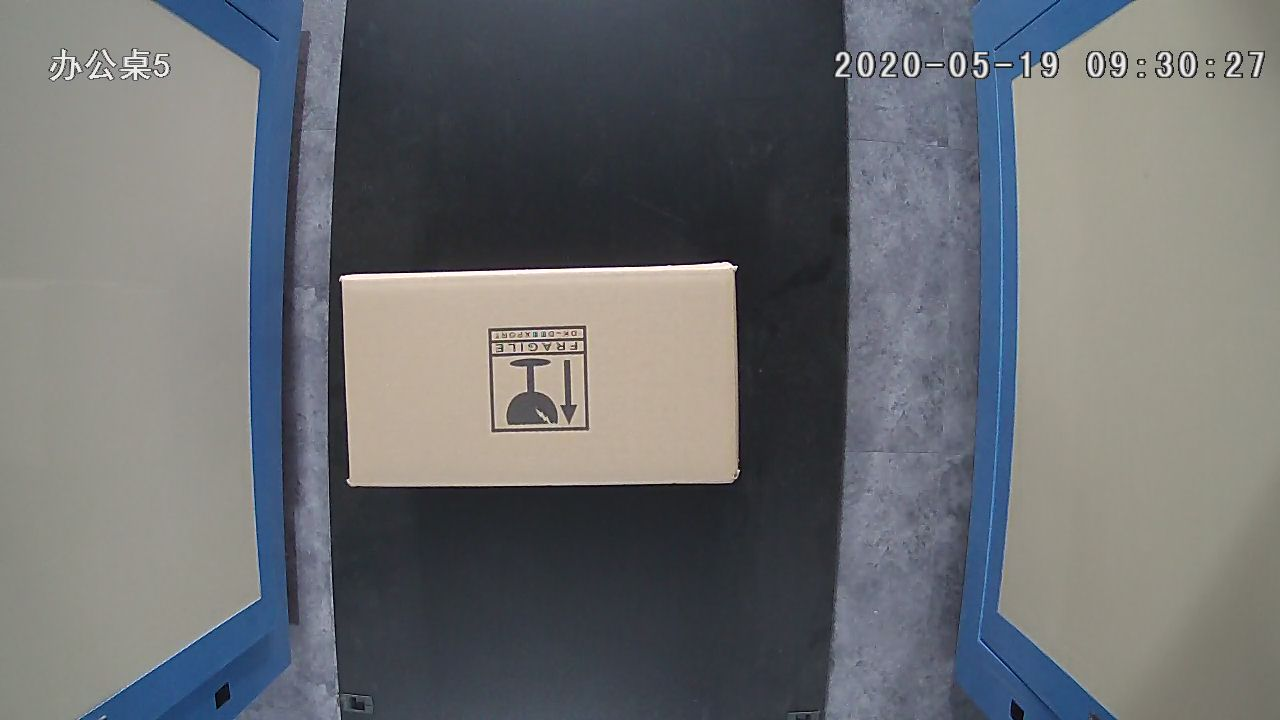
#> input picture imgs/6/6-4.jpg, 1280 x 720 px, found by its file name
$ python opencv_cargo.py
#> lines starting #> are read from the running program, lines starting #| are printed output that depends on the picture; after the words box and inside, x2 and y2 are one past the last pixel; in counts of white or black regions, pixels touching at a corner belong together
import cv2
import numpy as np
import os


def otsu_seg(img):
    ret_th, bin_img = cv2.threshold(img, 0, 255, cv2.THRESH_BINARY+cv2.THRESH_OTSU)
    return ret_th, bin_img


def find_pole(bin_img):
    contours, hierarchy = cv2.findContours(bin_img, cv2.RETR_TREE, cv2.CHAIN_APPROX_SIMPLE)
    area = 0
    for i in range(len(contours)):
        area += cv2.contourArea(contours[i])
    area_mean = area / len(contours)
    mark = []
    for i in range(len(contours)):
        if cv2.contourArea(contours[i]) < area_mean:
            mark.append(i)
    return contours, hierarchy, mark


def draw_box(img, contours):
    img = cv2.rectangle(img,
            (contours[0][0], contours[0][1]),
            (contours[1][0], contours[1][1]),
            (255, 255, 255), 3)
    return img


def main(img):
    ret, th = otsu_seg(img)
    contours, hierarchy, mark = find_pole(th)
    upper_left = []
    low_right = []
    for i in range(len(contours)):
        if i not in mark:
            left_point = contours[i].min(axis=1).min(axis=0)
            right_point = contours[i].max(axis=1).max(axis=0)
            if abs(left_point[0] - right_point[0]) >= 460:
                continue
            upper_left.append(left_point)
            low_right.append(right_point)
    areas = []
    for x, y in zip(upper_left, low_right):
        area = abs(x[0] - y[0]) * abs(x[1] - y[1])
        areas.append(area)
    best = areas.index(max(areas))
    best_left, best_right = upper_left[best], low_right[best]
    img = draw_box(img, (best_left, best_right))
    return img


def DetImg(img):
    h = img.shape[0]
    w = img.shape[1]
    cropped = img[:, 355:816]
    cropped_l = img[:, 0:355]
    cropped_r = img[:, 816:w]
    # cv2.imshow('cropped', cropped)
    # cv2.waitKey(0)
    res_img = main(cropped)
    show_img = np.concatenate((cropped_l, res_img, cropped_r), axis=1)
    cv2.line(show_img, (355, h), (355, 0), (0, 0, 255), 2)
    cv2.line(show_img, (816, h), (816, 0), (0, 0, 255), 2)
    return show_img


if __name__ =="__main__":
    img = cv2.imread(r'imgs\6\6-4.jpg', cv2.IMREAD_GRAYSCALE)
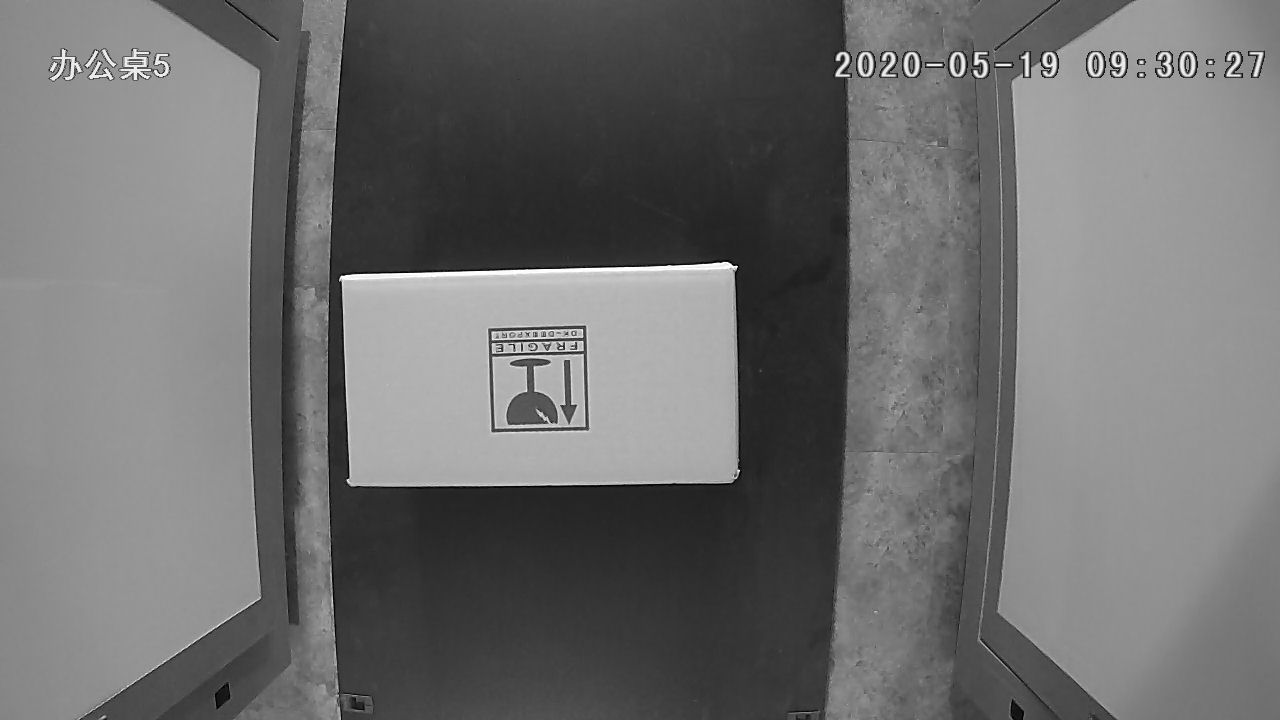
#> img: shape (720, 1280); min 0, max 255, mean 110.4
    show_img = DetImg(img)
#> in DetImg, `cropped = img[:, 355:816]`:
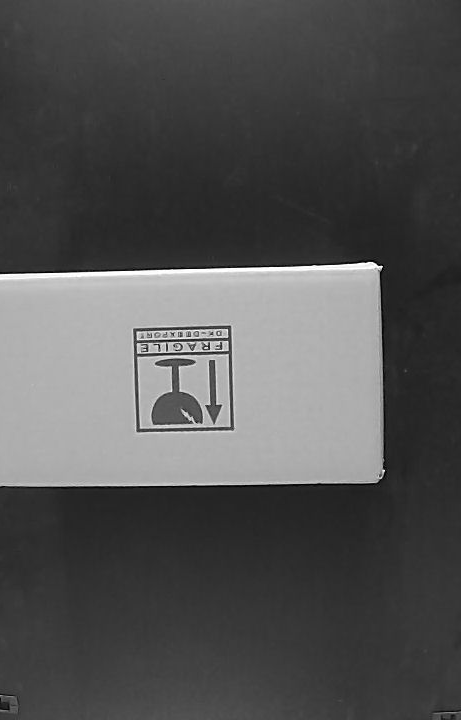
#> cropped: shape (720, 461); min 0, max 255, mean 82.5
#> in DetImg, `cropped_l = img[:, 0:355]`:
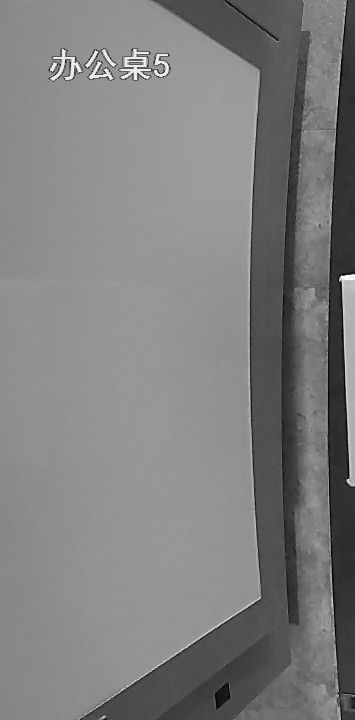
#> cropped_l: shape (720, 355); min 0, max 255, mean 127
#> in DetImg, `cropped_r = img[:, 816:w]`:
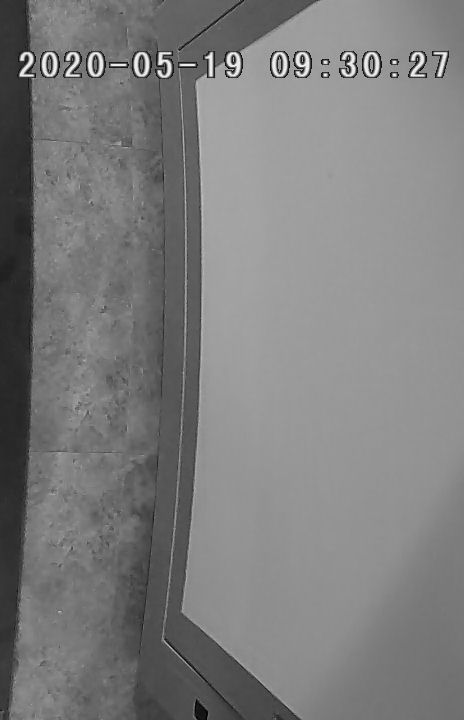
#> cropped_r: shape (720, 464); min 0, max 255, mean 125.4
#> in otsu_seg, `ret_th, bin_img = cv2.threshold(img, 0, 255, cv2.THRESH_BINARY+cv2.THR..`:
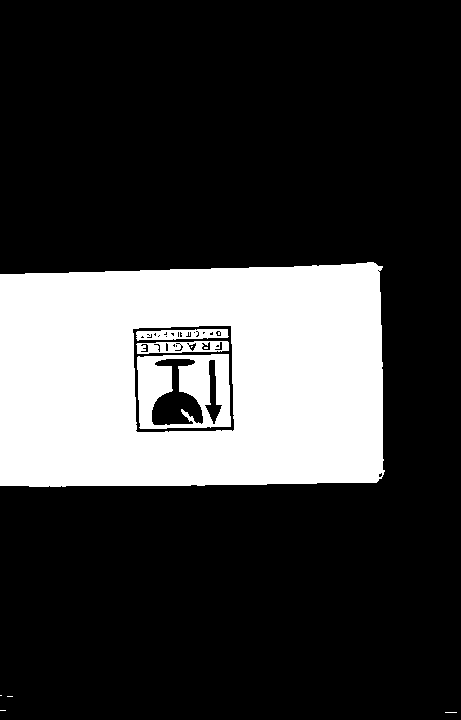
#> bin_img: shape (720, 461); 23.7% white; 10 white regions (6 under 20 px)
#> in otsu_seg, `ret_th, bin_img = cv2.threshold(img, 0, 255, cv2.THRESH_BINARY+cv2.THR..`: ret_th = 115
#> in find_pole, `contours, hierarchy = cv2.findContours(bin_img, cv2.RETR_TREE, cv2.CHA..`: contours = 47 contours, 31 with area under 20; largest, box (x1, y1, x2, y2) and area: (0, 262, 385, 487) 82012, (132, 325, 235, 433) 10338, (137, 354, 231, 429) 6509, (151, 358, 204, 426) 1884, (136, 341, 229, 354) 883
#> the loop in find_pole, `for i in range(len(contours)):` made 47 passes
#> area on passes 5 to 16: 82012.5, 82026.5, 92364.5, 98873.5, 99377, 101261, 102144, 102152.5, 102177, 102181, 102183, 102190
#> after the loop in find_pole, `for i in range(len(contours)):`: area = 103360.5
#> in find_pole, `area_mean = area / len(contours)`: area_mean = 2199.2
#> the loop in find_pole, `for i in range(len(contours)):` made 47 passes
#> after the loop in find_pole, `for i in range(len(contours)):`: mark = 44 values from 0 to 46
#> the loop in main, `for i in range(len(contours)):` made 47 passes
#> (left_point, right_point) on passes 5, 7, 8: ([0, 262], [384, 486]), ([132, 325], [234, 432]), ([137, 354], [230, 428])
#> after the loop in main, `for i in range(len(contours)):`: low_right = [[384, 486], [234, 432], [230, 428]]; upper_left = [[0, 262], [132, 325], [137, 354]]
#> the loop in main, `for x, y in zip(upper_left, low_right):` made 3 passes
#> (x, y, area) on passes 1 to 3: ([0, 262], [384, 486], 86016), ([132, 325], [234, 432], 10914), ([137, 354], [230, 428], 6882)
#> after the loop in main, `for x, y in zip(upper_left, low_right):`: areas = [86016, 10914, 6882]
#> in main, `best = areas.index(max(areas))`: best = 0
#> in main, `best_left, best_right = upper_left[best], low_right[best]`: best_left = [0, 262]; best_right = [384, 486]
#> in draw_box, `img = cv2.rectangle(img, (contours[0][0], contours[0][1]), (contours[1..`:
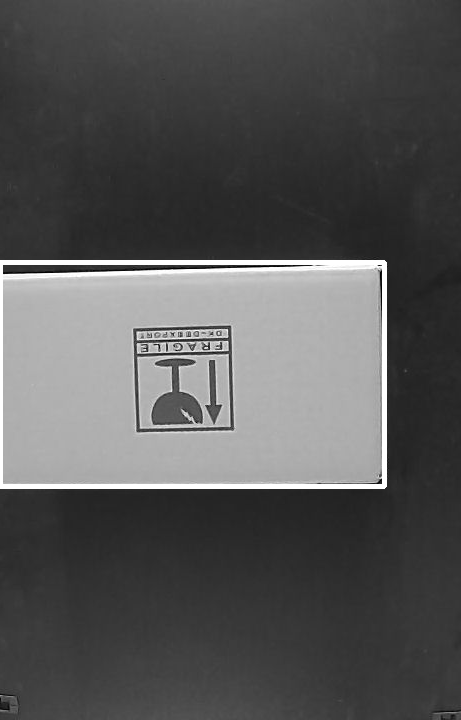
#> img: shape (720, 461); 1.69% of pixels changed, all inside (x1, y1, x2, y2) = (0, 260, 387, 489)
#> in DetImg, `cv2.line(show_img, (816, h), (816, 0), (0, 0, 255), 2)`:
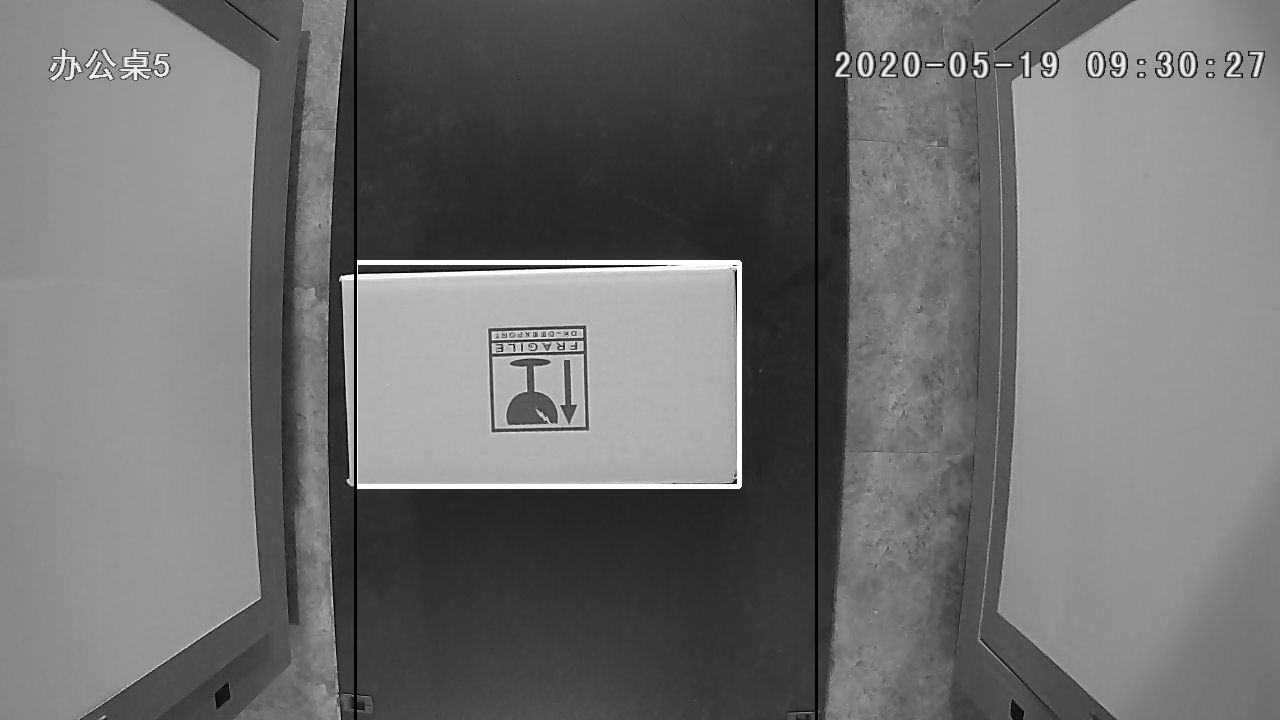
#> show_img: shape (720, 1280); min 0, max 255, mean 111.2
    cv2.imshow('results', show_img)
    cv2.waitKey(0)
